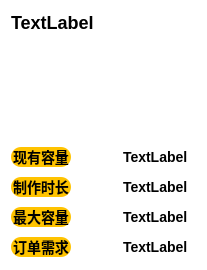
<?xml version="1.0" encoding="UTF-8"?>
<ui version="4.0">
 <class>GroupBox2</class>
 <widget class="QGroupBox" name="GroupBox2">
  <property name="geometry">
   <rect>
    <x>0</x>
    <y>0</y>
    <width>207</width>
    <height>270</height>
   </rect>
  </property>
  <property name="minimumSize">
   <size>
    <width>207</width>
    <height>270</height>
   </size>
  </property>
  <property name="maximumSize">
   <size>
    <width>207</width>
    <height>270</height>
   </size>
  </property>
  <property name="windowTitle">
   <string>GroupBox</string>
  </property>
  <property name="styleSheet">
   <string notr="true">background-color: white
; border-radius: 20px;font: bold 14px;</string>
  </property>
  <layout class="QGridLayout" name="gridLayout">
   <item row="0" column="0">
    <widget class="QLabel" name="name">
     <property name="minimumSize">
      <size>
       <width>160</width>
       <height>0</height>
      </size>
     </property>
     <property name="styleSheet">
      <string notr="true">font-size: 18px;</string>
     </property>
     <property name="text">
      <string>TextLabel</string>
     </property>
    </widget>
   </item>
   <item row="4" column="1">
    <widget class="QLabel" name="mcap">
     <property name="styleSheet">
      <string notr="true">border: 2px solid white;  
border-radius: 10px; 
background-color: white;
color: black; 
font: bold 14px;  
padding: 2px; </string>
     </property>
     <property name="text">
      <string>TextLabel</string>
     </property>
    </widget>
   </item>
   <item row="3" column="0">
    <widget class="QPushButton" name="pushButton_16">
     <property name="sizePolicy">
      <sizepolicy hsizetype="Minimum" vsizetype="Minimum">
       <horstretch>0</horstretch>
       <verstretch>0</verstretch>
      </sizepolicy>
     </property>
     <property name="minimumSize">
      <size>
       <width>60</width>
       <height>20</height>
      </size>
     </property>
     <property name="maximumSize">
      <size>
       <width>60</width>
       <height>20</height>
      </size>
     </property>
     <property name="styleSheet">
      <string notr="true">background-color: #FFC300; border-radius: 10px; font: bold 14px;</string>
     </property>
     <property name="text">
      <string>制作时长</string>
     </property>
    </widget>
   </item>
   <item row="1" column="0" alignment="Qt::AlignmentFlag::AlignHCenter|Qt::AlignmentFlag::AlignVCenter">
    <widget class="QPushButton" name="pushButton_2">
     <property name="enabled">
      <bool>true</bool>
     </property>
     <property name="sizePolicy">
      <sizepolicy hsizetype="Maximum" vsizetype="Maximum">
       <horstretch>0</horstretch>
       <verstretch>0</verstretch>
      </sizepolicy>
     </property>
     <property name="minimumSize">
      <size>
       <width>100</width>
       <height>100</height>
      </size>
     </property>
     <property name="maximumSize">
      <size>
       <width>100</width>
       <height>100</height>
      </size>
     </property>
     <property name="styleSheet">
      <string notr="true">background-color:white;</string>
     </property>
     <property name="text">
      <string/>
     </property>
    </widget>
   </item>
   <item row="4" column="0">
    <widget class="QPushButton" name="pushButton_17">
     <property name="sizePolicy">
      <sizepolicy hsizetype="Minimum" vsizetype="Minimum">
       <horstretch>0</horstretch>
       <verstretch>0</verstretch>
      </sizepolicy>
     </property>
     <property name="minimumSize">
      <size>
       <width>60</width>
       <height>20</height>
      </size>
     </property>
     <property name="maximumSize">
      <size>
       <width>60</width>
       <height>20</height>
      </size>
     </property>
     <property name="styleSheet">
      <string notr="true">background-color: #FFC300; border-radius: 10px; font: bold 14px;</string>
     </property>
     <property name="text">
      <string>最大容量</string>
     </property>
    </widget>
   </item>
   <item row="2" column="0">
    <widget class="QPushButton" name="pushButton_15">
     <property name="sizePolicy">
      <sizepolicy hsizetype="Minimum" vsizetype="Minimum">
       <horstretch>0</horstretch>
       <verstretch>0</verstretch>
      </sizepolicy>
     </property>
     <property name="minimumSize">
      <size>
       <width>60</width>
       <height>20</height>
      </size>
     </property>
     <property name="maximumSize">
      <size>
       <width>60</width>
       <height>20</height>
      </size>
     </property>
     <property name="styleSheet">
      <string notr="true">background-color: #FFC300; border-radius: 10px; font: bold 14px;</string>
     </property>
     <property name="text">
      <string>现有容量</string>
     </property>
    </widget>
   </item>
   <item row="2" column="1">
    <widget class="QLabel" name="cap">
     <property name="styleSheet">
      <string notr="true">border: 2px solid white;  
border-radius: 10px; 
background-color: white;
color: black; 
font: bold 14px;  
padding: 2px;  </string>
     </property>
     <property name="text">
      <string>TextLabel</string>
     </property>
    </widget>
   </item>
   <item row="3" column="1">
    <widget class="QLabel" name="mtime">
     <property name="styleSheet">
      <string notr="true">border: 2px solid white; 
border-radius: 10px; 
background-color: white; 
color: black;  
font: bold 14px;  
padding: 2px; </string>
     </property>
     <property name="text">
      <string>TextLabel</string>
     </property>
    </widget>
   </item>
   <item row="5" column="0">
    <widget class="QPushButton" name="pushButton_18">
     <property name="sizePolicy">
      <sizepolicy hsizetype="Minimum" vsizetype="Minimum">
       <horstretch>0</horstretch>
       <verstretch>0</verstretch>
      </sizepolicy>
     </property>
     <property name="minimumSize">
      <size>
       <width>60</width>
       <height>20</height>
      </size>
     </property>
     <property name="maximumSize">
      <size>
       <width>60</width>
       <height>20</height>
      </size>
     </property>
     <property name="styleSheet">
      <string notr="true">background-color: #FFC300; border-radius: 10px; font: bold 14px;</string>
     </property>
     <property name="text">
      <string>订单需求</string>
     </property>
    </widget>
   </item>
   <item row="5" column="1">
    <widget class="QLabel" name="need">
     <property name="styleSheet">
      <string notr="true">border: 2px solid white;  
border-radius: 10px;  
background-color: white; 
color: black; 
font: bold 14px; 
padding: 2px;  </string>
     </property>
     <property name="text">
      <string>TextLabel</string>
     </property>
    </widget>
   </item>
  </layout>
  <zorder>name</zorder>
  <zorder>pushButton_16</zorder>
  <zorder>pushButton_15</zorder>
  <zorder>cap</zorder>
  <zorder>mtime</zorder>
  <zorder>pushButton_2</zorder>
  <zorder>mcap</zorder>
  <zorder>pushButton_17</zorder>
  <zorder>pushButton_18</zorder>
  <zorder>need</zorder>
 </widget>
 <resources/>
 <connections/>
</ui>
